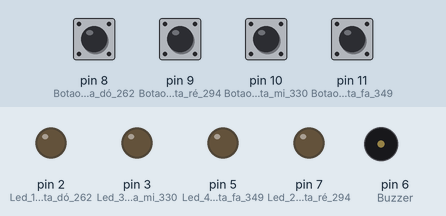
The sketch below on a simulated Arduino Uno, built with avr-gcc and run on an emulated ATmega328P. Shown: output pins drawn as LEDs (lit = HIGH), buzzer (waves = sounding). Inputs (shaded band) come from the test bench; at power-on: pin 8 (Botao_1_-_Nota_dó_262), pin 9 (Botao_2_-_Nota_ré_294), pin 10 (Botao_3_-_Nota_mi_330), pin 11 (Botao_4_-_Nota_fa_349) HIGH.

Above: at 1.2 s.
1.3 s: pin 8 (Botao_1_-_Nota_dó_262) pulled LOW for 0.15 s
At 1.37 s:
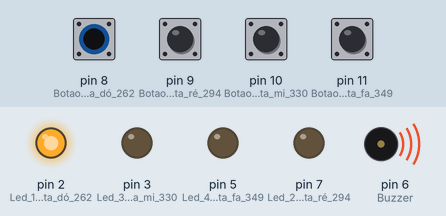
2.9 s: pin 9 (Botao_2_-_Nota_ré_294) pulled LOW for 0.15 s
At 2.97 s:
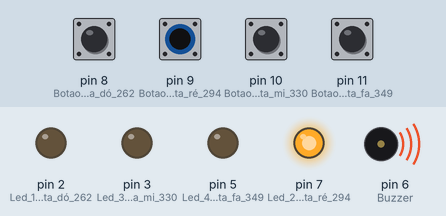
4.5 s: pin 10 (Botao_3_-_Nota_mi_330) pulled LOW for 0.15 s
At 4.57 s:
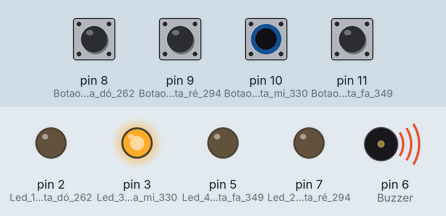
6.1 s: pin 11 (Botao_4_-_Nota_fa_349) pulled LOW for 0.15 s
At 6.17 s:
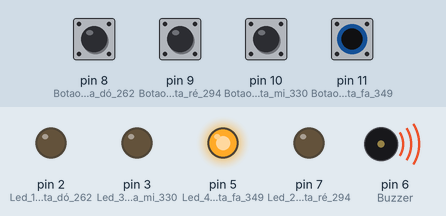
Timing chart, 0 to 8.7 s (numbered marks = the images above; inputs shaded):
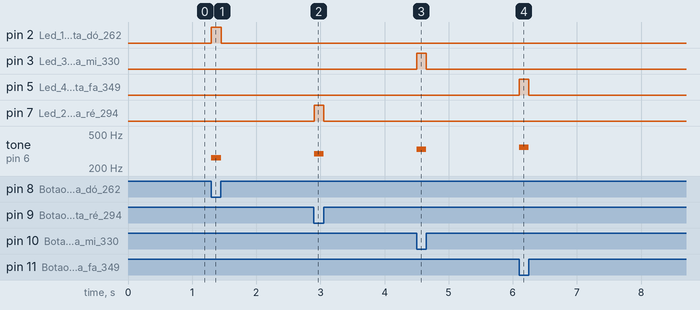

The sketch:

16-jogo-pianinho.ino
```cpp
/**
  Jogo - Pianinho
  @author Erica Viana
*/

int botao1, botao2, botao3, botao4; // Variáveis

void setup() { // Função executada uma vez quando o programa começa. É usada para inicializar variáveis, configurar pinos e iniciar comunicação serial
  pinMode(6, OUTPUT);         // Buzzer
  pinMode(2, OUTPUT);         // Led 1 - Nota dó 262
  pinMode(7, OUTPUT);         // Led 2 - Nota ré 294
  pinMode(3, OUTPUT);         // Led 3 - Nota mi 330
  pinMode(5, OUTPUT);         // Led 4 - Nota fa 349
  pinMode(8, INPUT_PULLUP);   // Botao 1 - Nota dó 262
  pinMode(9, INPUT_PULLUP);   // Botao 2 - Nota ré 294
  pinMode(10, INPUT_PULLUP);  // Botao 3 - Nota mi 330
  pinMode(11, INPUT_PULLUP);  // Botao 4 - Nota fa 349
}

void loop() { // Função executada repetidamente enquanto o Arduino estiver ligado. Ela contém o código que será executado continuamente
  botao1 = digitalRead(8);   //0-> botao pressionado | 1-> botao nao pressionado
  botao2 = digitalRead(9);   //0-> botao pressionado | 1-> botao nao pressionado
  botao3 = digitalRead(10);  //0-> botao pressionado | 1-> botao nao pressionado
  botao4 = digitalRead(11);  //0-> botao pressionado | 1-> botao nao pressionado
  if (botao1 == 0) {
    digitalWrite(2, HIGH);
    tone(6, 262);
  } else if (botao2 == 0) {
    digitalWrite(7, HIGH);
    tone(6, 294);
  } else if (botao3 == 0) {
    digitalWrite(3, HIGH);
    tone(6, 330);
  } else if (botao4 == 0) {
    digitalWrite(5, HIGH);
    tone(6, 349);
  } else {
    digitalWrite(2, LOW);
    digitalWrite(7, LOW);
    digitalWrite(3, LOW);
    digitalWrite(5, LOW);
    noTone(6);
  }
}
```

Measured:
- after the input at 1.3 s, pin 2 (Led_1_-_Nota_dó_262): LOW → HIGH at once, → LOW 0.15 s later; tone on pin 6 (Buzzer): silent → 262 Hz at once, → silent 0.15 s later
- after the input at 2.9 s, pin 7 (Led_2_-_Nota_ré_294): LOW → HIGH at once, → LOW 0.15 s later; tone on pin 6 (Buzzer): silent → 294 Hz at once, → silent 0.15 s later
- after the input at 4.5 s, pin 3 (Led_3_-_Nota_mi_330): LOW → HIGH at once, → LOW 0.15 s later; tone on pin 6 (Buzzer): silent → 330 Hz at once, → silent 0.15 s later
- after the input at 6.1 s, pin 5 (Led_4_-_Nota_fa_349): LOW → HIGH at once, → LOW 0.15 s later; tone on pin 6 (Buzzer): silent → 349 Hz at once, → silent 0.15 s later
